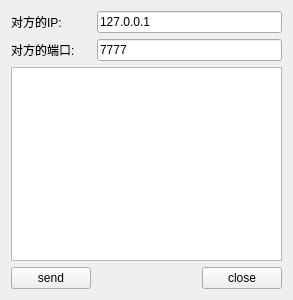
<?xml version="1.0" encoding="UTF-8"?>
<ui version="4.0">
 <class>ClientWidget</class>
 <widget class="QWidget" name="ClientWidget">
  <property name="geometry">
   <rect>
    <x>0</x>
    <y>0</y>
    <width>293</width>
    <height>300</height>
   </rect>
  </property>
  <property name="windowTitle">
   <string>Form</string>
  </property>
  <layout class="QGridLayout" name="gridLayout">
   <item row="0" column="0">
    <widget class="QLabel" name="label">
     <property name="text">
      <string>对方的IP:</string>
     </property>
    </widget>
   </item>
   <item row="0" column="1" colspan="2">
    <widget class="QLineEdit" name="ip_lineEdit">
     <property name="text">
      <string>127.0.0.1</string>
     </property>
    </widget>
   </item>
   <item row="1" column="0">
    <widget class="QLabel" name="label_2">
     <property name="text">
      <string>对方的端口: </string>
     </property>
    </widget>
   </item>
   <item row="1" column="1" colspan="2">
    <widget class="QLineEdit" name="port_lineEdit_2">
     <property name="text">
      <string>7777</string>
     </property>
    </widget>
   </item>
   <item row="2" column="0" colspan="3">
    <widget class="QTextEdit" name="textEdit"/>
   </item>
   <item row="3" column="0">
    <widget class="QPushButton" name="sendButton">
     <property name="text">
      <string>send</string>
     </property>
    </widget>
   </item>
   <item row="3" column="1">
    <spacer name="horizontalSpacer">
     <property name="orientation">
      <enum>Qt::Horizontal</enum>
     </property>
     <property name="sizeHint" stdset="0">
      <size>
       <width>110</width>
       <height>20</height>
      </size>
     </property>
    </spacer>
   </item>
   <item row="3" column="2">
    <widget class="QPushButton" name="closeButton_2">
     <property name="text">
      <string>close</string>
     </property>
    </widget>
   </item>
  </layout>
 </widget>
 <resources/>
 <connections/>
</ui>
